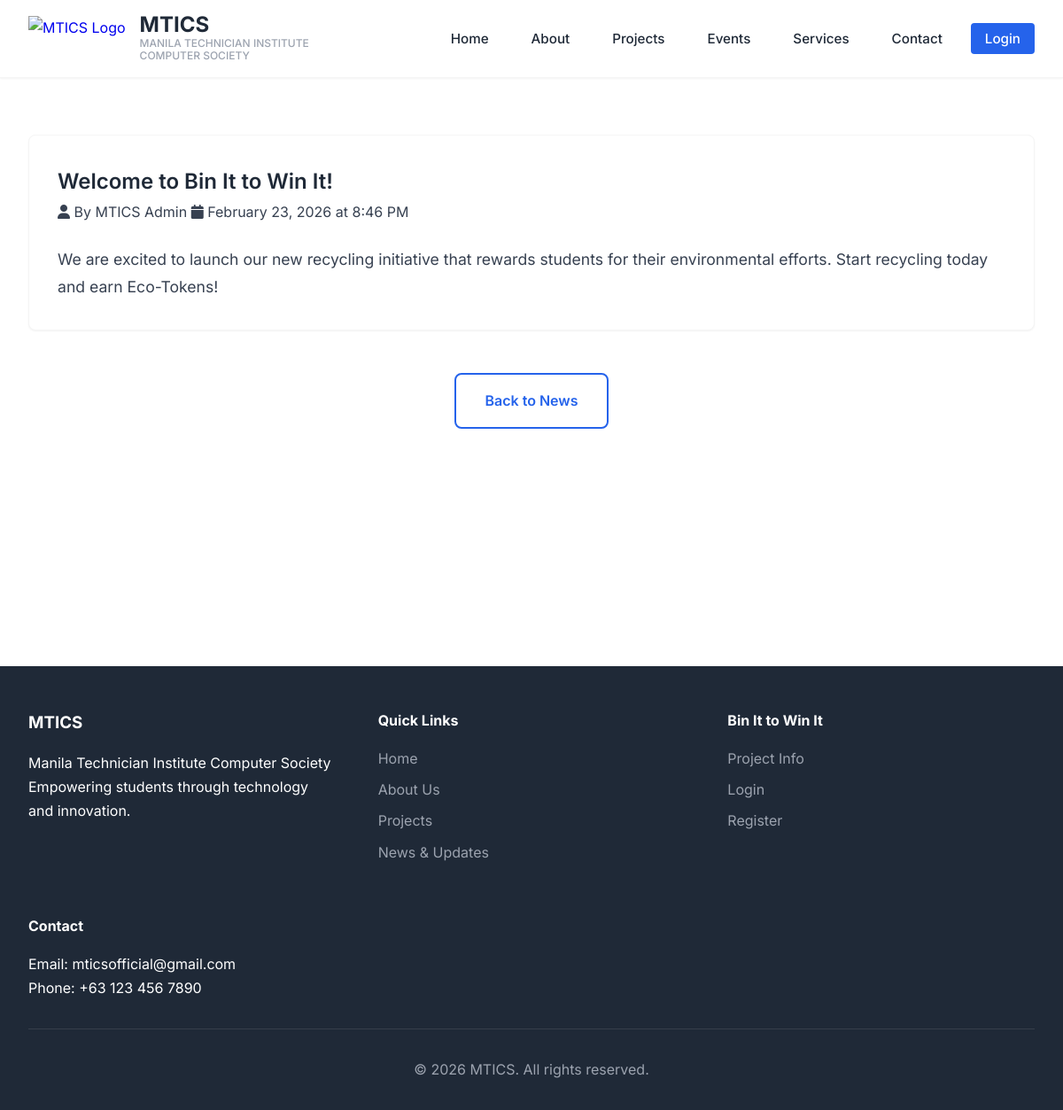
/news-detail.php?id=1, run on the app's committed database.
### tables this page shows
CREATE TABLE IF NOT EXISTS news (
    id INT AUTO_INCREMENT PRIMARY KEY,
    title VARCHAR(255) NOT NULL,
    content TEXT NOT NULL,
    author VARCHAR(255),
    image_url VARCHAR(500),
    is_published BOOLEAN DEFAULT FALSE,
    created_at TIMESTAMP DEFAULT CURRENT_TIMESTAMP,
    updated_at TIMESTAMP DEFAULT CURRENT_TIMESTAMP ON UPDATE CURRENT_TIMESTAMP,
    INDEX idx_is_published (is_published),
    INDEX idx_created_at (created_at)
);

### news-detail.php (the view, shortened to what this page needs)
<?php
$article_id = isset($_GET['id']) ? (int)$_GET['id'] : 0;
$db = Database::getInstance()->getConnection();
try {
    $stmt = $db->prepare("SELECT * FROM news WHERE id = ? AND is_published = 1");
    $stmt->execute([$article_id]);
    $article = $stmt->fetch();
} catch (PDOException $e) {
    header('Location: news.php');
    exit;
}
include 'includes/header.php';
?>
<section class="section">
    <div class="container">
        <div class="card">
            <div class="card-body">
                <h1 class="card-title"><?php echo htmlspecialchars($article['title']); ?></h1>
                <div class="news-meta" style="margin-bottom: 1.5rem;">
                    <span class="news-author">
                        <i class="fa-solid fa-user"></i>
                        By <?php echo htmlspecialchars($article['author']); ?>
                    </span>
                    <span class="news-date">
                        <i class="fa-solid fa-calendar"></i>
                        <?php echo date('F j, Y \a\t g:i A', strtotime($article['created_at'])); ?>
                    </span>
                </div>
                <div style="font-size: 1.1rem; line-height: 1.8; color: var(--dark-gray);">
                    <?php echo nl2br(htmlspecialchars($article['content'])); ?>
                </div>
            </div>
        </div>
        <div style="text-align: center; margin-top: 3rem;">
            <a href="news.php" class="btn btn-secondary">Back to News</a>
        </div>
    </div>
</section>
<?php include 'includes/footer.php'; ?>

### assets/css/style.css (style rules this page uses)
:root { --primary-blue: #2563eb; --dark-blue: #1e40af; --light-blue: #3b82f6; --accent-blue: #60a5fa; --light-blue-bg: #eff6ff; --medium-blue-text: #1e40af; --azure-blue: #007bff; --gold-yellow: #ffc107; --white: #ffffff; --light-gray: #f5f5f5; --medium-gray: #9ca3af; --dark-gray: #374151; --text-dark: #1f2937; --font-primary: 'Inter', -apple-system, BlinkMacSystemFont, 'Segoe UI', sans-serif; --spacing-xs: 0.5rem; --spacing-sm: 1rem; --spacing-md: 2rem; --spacing-lg: 3rem; --spacing-xl: 4rem; --radius-sm: 4px; --radius-md: 8px; --radius-lg: 12px; --shadow-sm: 0 1px 2px rgba(0, 0, 0, 0.05); --shadow-md: 0 4px 6px rgba(0, 0, 0, 0.1); --shadow-lg: 0 10px 15px rgba(0, 0, 0, 0.1); }
* { margin: 0; padding: 0; box-sizing: border-box; }
body { font-family: var(--font-primary); background: var(--white); color: var(--text-dark); line-height: 1.7; min-height: 100vh; }
.container { max-width: 1200px; margin: 0 auto; padding: 0 var(--spacing-md); }
.btn { display: inline-block; padding: var(--spacing-sm) var(--spacing-md); border: none; border-radius: var(--radius-md); font-weight: 600; text-decoration: none; cursor: pointer; transition: all 0.3s ease; font-size: 1rem; text-align: center; font-family: var(--font-primary); }
.btn-secondary { background: var(--white); color: var(--primary-blue); border: 2px solid var(--primary-blue); }
.section { padding: var(--spacing-xl) 0; background: var(--white); }
.card { background: var(--white); border: 1px solid var(--light-gray); border-radius: var(--radius-md); padding: var(--spacing-md); box-shadow: var(--shadow-sm); transition: all 0.3s ease; }
.card-title { font-size: 1.5rem; font-weight: 600; color: var(--text-dark); margin: 0; }
.card-body { color: var(--dark-gray); line-height: 1.7; }

### data on the page
news: title "Welcome to Bin It to Win It!", author "MTICS Admin", created_at "February 23, 2026 at 8:46 PM", content "We are excited to launch our new recycling initiative that rewards students for their environmental efforts. Start recycling today and earn Eco-Tokens!"
